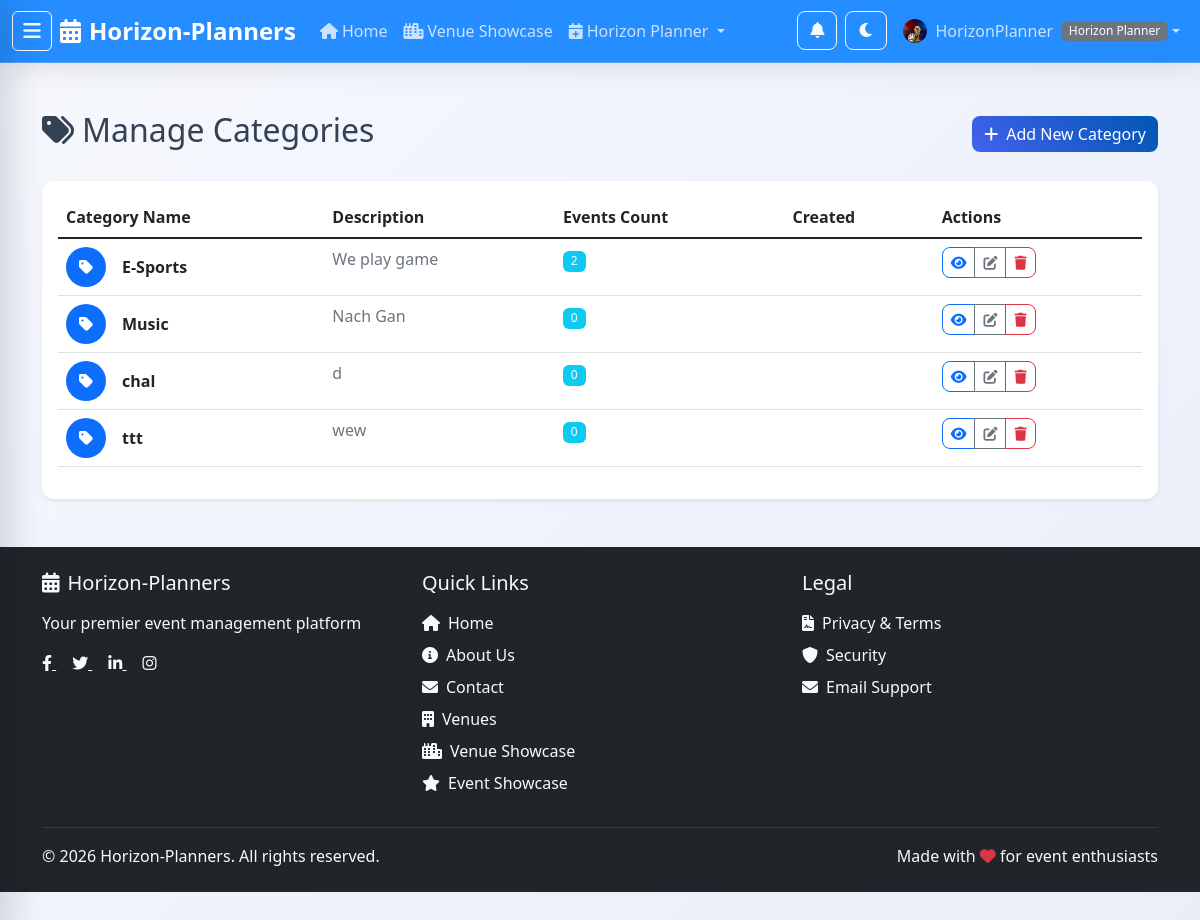
The page /manage/categories/ (signed in) on the database its author committed.
### apps/users/models.py (models this page shows, shortened)
class User(AbstractUser):
    class Role(models.TextChoices):
        BASIC = 'basic', 'Basic User'
        HORIZON_PLANNER = 'horizon_planner', 'Horizon Planner'
        VENUE_MANAGER = 'venue_manager', 'Venue Manager'
        ADMIN = 'admin', 'Admin'
    role = models.CharField(
        max_length=20,
        choices=Role.choices,
        default=Role.BASIC,
        help_text='User role determines access permissions'
    )
    phone_number = models.CharField(max_length=20, blank=True, null=True)
    date_of_birth = models.DateField(blank=True, null=True)
    profile_picture = models.ImageField(upload_to='profile_pictures/', blank=True, null=True)
    created_at = models.DateTimeField(auto_now_add=True)
    updated_at = models.DateTimeField(auto_now=True)
    @property
    def is_basic_user(self):
        return self.role == self.Role.BASIC
    @property
    def is_horizon_planner(self):
        return self.role == self.Role.HORIZON_PLANNER
    @property
    def is_venue_manager(self):
        return self.role == self.Role.VENUE_MANAGER
    @property
    def is_admin_user(self):
        return self.role == self.Role.ADMIN or self.is_superuser

### apps/events/models.py (models this page shows, shortened)
class Category(models.Model):
    name = models.CharField(max_length=100, unique=True)
    description = models.TextField(blank=True)
    color = models.CharField(max_length=7, default='#007bff', help_text='Hex color code')
    icon = models.CharField(max_length=50, blank=True, help_text='Font Awesome icon class')
    class Meta:
        ordering = ['name']
        verbose_name_plural = 'categories'

### apps/events/views.py (the view)
# urls.py: path('manage/categories/', views.CategoryListView.as_view(), name='category_list'),
class CategoryListView(HorizonPlannerRequiredMixin, ListView):
    model = Category
    template_name = 'events/category_list.html'
    context_object_name = 'categories'
    paginate_by = CONTENT_CARDS_PER_PAGE

### templates/events/category_list.html (shortened to what this page needs)
{% extends 'base.html' %}
{% load static %}
{% block content %}
<div class="container my-5">
    <div class="row">
        <div class="col-12">
            <div class="d-flex justify-content-between align-items-center mb-4">
                <h2><i class="fas fa-tags me-2"></i>Manage Categories</h2>
                <a href="{% url 'events:create_category' %}" class="btn btn-primary">
                    <i class="fas fa-plus me-2"></i>Add New Category
                </a>
            </div>
        </div>
    </div>
    {% if categories %}
        <div class="row">
            <div class="col-12">
                <div class="card">
                    <div class="card-body">
                        <div class="table-responsive">
                            <table class="table table-hover">
                                <thead>
                                    <tr>
                                        <th>Category Name</th>
                                        <th>Description</th>
                                        <th>Events Count</th>
                                        <th>Created</th>
                                        <th>Actions</th>
                                    </tr>
                                </thead>
                                <tbody>
                                    {% for category in categories %}
                                        <tr>
                                            <td>
                                                <div class="d-flex align-items-center">
                                                    <div class="bg-primary rounded-circle me-3 d-flex align-items-center justify-content-center"
                                                         style="width: 40px; height: 40px;">
                                                        <i class="fas fa-tag text-white"></i>
                                                    </div>
                                                    <div>
                                                        <strong>{{ category.name }}</strong>
                                                    </div>
                                                </div>
                                            </td>
                                            <td>
                                                <p class="text-muted mb-0">
                                                    {{ category.description|default:"No description"|truncatechars:100 }}
                                                </p>
                                            </td>
                                            <td>
                                                <span class="badge bg-info">{{ category.events.count }}</span>
                                            </td>
                                            <td>
                                            </td>
                                            <td>
                                                <div class="btn-group" role="group">
                                                    <a href="{% url 'events:category_events' category.pk %}"
                                                       class="btn btn-outline-primary btn-sm" title="View Events">
                                                        <i class="fas fa-eye"></i>
                                                    </a>
                                                    <a href="{% url 'events:edit_category' category.pk %}"
                                                       class="btn btn-outline-secondary btn-sm" title="Edit">
                                                        <i class="fas fa-edit"></i>
                                                    </a>
                                                    <a href="{% url 'events:delete_category' category.pk %}"
                                                       class="btn btn-outline-danger btn-sm" title="Delete"
                                                       onclick="return confirm('Are you sure you want to delete this category?');">
                                                        <i class="fas fa-trash"></i>
                                                    </a>
                                                </div>
                                            </td>
                                        </tr>
                                    {% endfor %}
                                </tbody>
                            </table>
                        </div>
                    </div>
                </div>
            </div>
        </div>
    {% endif %}
</div>
{% endblock %}

### templates/base.html (shortened to what this page needs)
<!DOCTYPE html>
<html lang="en">
<head>
    <link href="https://cdn.jsdelivr.net/npm/bootstrap@5.1.3/dist/css/bootstrap.min.css" rel="stylesheet">
    <link rel="stylesheet" href="https://cdnjs.cloudflare.com/ajax/libs/font-awesome/6.0.0/css/all.min.css">
    {% load static %}
    <link rel="stylesheet" href="{% static 'css/style.css' %}">
</head>
<body>
    <nav class="navbar navbar-expand-lg navbar-dark sticky-top glass-navbar">
        <div class="container-fluid">
            <button type="button" class="btn btn-outline-light me-2" id="sidebarToggle">
                <i class="fas fa-bars"></i>
            </button>
            <a class="navbar-brand" href="{% url 'events:home' %}">
                <i class="fas fa-calendar-alt me-2"></i>Horizon-Planners
            </a>
            <div class="collapse navbar-collapse" id="navbarNav">
                <ul class="navbar-nav me-auto">
                    <li class="nav-item">
                        <a class="nav-link" href="{% url 'events:home' %}">
                            <i class="fas fa-home me-1"></i>Home
                        </a>
                    </li>
                    <li class="nav-item">
                        <a class="nav-link" href="{% url 'venues:venue_showcase' %}">
                            <i class="fas fa-city me-1"></i>Venue Showcase
                        </a>
                    </li>
                    {% if user.is_authenticated %}
                    {% if user.is_horizon_planner and not user.is_admin_user %}
                    <li class="nav-item dropdown">
                        <a class="nav-link dropdown-toggle" href="#" data-bs-toggle="dropdown">
                            <i class="fas fa-calendar-plus me-1"></i>Horizon Planner
                        </a>
                    </li>
                    {% endif %}
                    {% endif %}
                </ul>
                <ul class="navbar-nav">
                    {% if user.is_authenticated %}
                    <li class="nav-item me-2">
                        <div class="dropdown">
                            <button class="btn btn-outline-light position-relative" id="notificationBell"
                                data-bs-toggle="dropdown" title="Notifications">
                                <i class="fas fa-bell"></i>
                            </button>
                        </div>
                    </li>
                    {% endif %}
                    <li class="nav-item me-2">
                        <button type="button" id="nightModeToggle" class="btn btn-outline-light"
                            title="Toggle Night Mode">
                        </button>
                    </li>
                    {% if user.is_authenticated %}
                    <li class="nav-item dropdown">
                        <a class="nav-link dropdown-toggle d-flex align-items-center" href="#"
                            data-bs-toggle="dropdown">
                            {% if user.profile_picture %}
                            <img src="{{ user.profile_picture.url }}" alt="Profile" class="rounded-circle me-2"
                                style="width: 24px; height: 24px; object-fit: cover;">
                            {% else %}
                            <i class="fas fa-user me-2"></i>
                            {% endif %}
                            {{ user.username }}
                            <span class="badge bg-secondary ms-2">{{ user.get_role_display }}</span>
                        </a>
                    </li>
                    {% endif %}
                </ul>
            </div>
        </div>
    </nav>
    <main>
        {% block content %}{% endblock %}
    </main>
    <footer class="bg-dark text-light py-4 mt-5">
        <div class="container">
            <div class="row">
                <div class="col-md-4 mb-4 mb-md-0">
                    <h5 class="mb-3">
                        <i class="fas fa-calendar-alt me-2"></i>Horizon-Planners
                    </h5>
                    <p>Your premier event management platform</p>
                    <div class="social-links mt-3">
                        <a href="https://facebook.com" target="_blank" class="text-light me-3">
                            <i class="fab fa-facebook-f"></i>
                        </a>
                        <a href="https://twitter.com" target="_blank" class="text-light me-3">
                            <i class="fab fa-twitter"></i>
                        </a>
                        <a href="https://linkedin.com" target="_blank" class="text-light me-3">
                            <i class="fab fa-linkedin-in"></i>
                        </a>
                        <a href="https://instagram.com" target="_blank" class="text-light">
                            <i class="fab fa-instagram"></i>
                        </a>
                    </div>
                </div>
                <div class="col-md-4 mb-4 mb-md-0">
                    <h5 class="mb-3">Quick Links</h5>
                    <ul class="list-unstyled">
                        <li class="mb-2">
                            <a href="{% url 'events:home' %}" class="text-light text-decoration-none">
                                <i class="fas fa-home me-2"></i>Home
                            </a>
                        </li>
                        <li class="mb-2">
                            <a href="{% url 'events:about' %}" class="text-light text-decoration-none">
                                <i class="fas fa-info-circle me-2"></i>About Us
                            </a>
                        </li>
                        <li class="mb-2">
                            <a href="{% url 'events:contact' %}" class="text-light text-decoration-none">
                                <i class="fas fa-envelope me-2"></i>Contact
                            </a>
                        </li>
                        <li class="mb-2">
                            <a href="{% url 'venues:venue_list' %}" class="text-light text-decoration-none">
                                <i class="fas fa-building me-2"></i>Venues
                            </a>
                        </li>
                        <li class="mb-2">
                            <a href="{% url 'venues:venue_showcase' %}" class="text-light text-decoration-none">
                                <i class="fas fa-city me-2"></i>Venue Showcase
                            </a>
                        </li>
                        <li class="mb-2">
                            <a href="{% url 'events:event_showcase' %}" class="text-light text-decoration-none">
                                <i class="fas fa-star me-2"></i>Event Showcase
                            </a>
                        </li>
                    </ul>
                </div>
                <div class="col-md-4">
                    <h5 class="mb-3">Legal</h5>
                    <ul class="list-unstyled">
                        <li class="mb-2">
                            <a href="{% url 'events:policy' %}" class="text-light text-decoration-none">
                                <i class="fas fa-file-contract me-2"></i>Privacy & Terms
                            </a>
                        </li>
                        <li class="mb-2">
                            <a href="#" class="text-light text-decoration-none">
                                <i class="fas fa-shield-alt me-2"></i>Security
                            </a>
                        </li>
                        <li class="mb-2">
                            <a href="mailto:support@horizonplanners.com" class="text-light text-decoration-none">
                                <i class="fas fa-envelope me-2"></i>Email Support
                            </a>
                        </li>
                    </ul>
                </div>
            </div>
            <hr class="bg-secondary">
            <div class="row align-items-center">
                <div class="col-md-6">
                    <p class="mb-0">&copy; {% now "Y" %} Horizon-Planners. All rights reserved.</p>
                </div>
                <div class="col-md-6 text-md-end">
                    <p class="mb-0">Made with <i class="fas fa-heart text-danger"></i> for event enthusiasts</p>
                </div>
            </div>
        </div>
    </footer>
</body>
</html>

### rows shown on the page
User: profile_picture (picture), username "HorizonPlanner", role "Horizon Planner"
Category: name "E-Sports", description "We play game", events.count "2"
Category: name "Music", description "Nach Gan", events.count "0"
Category: name "chal", description "d", events.count "0"
Category: name "ttt", description "wew", events.count "0"
